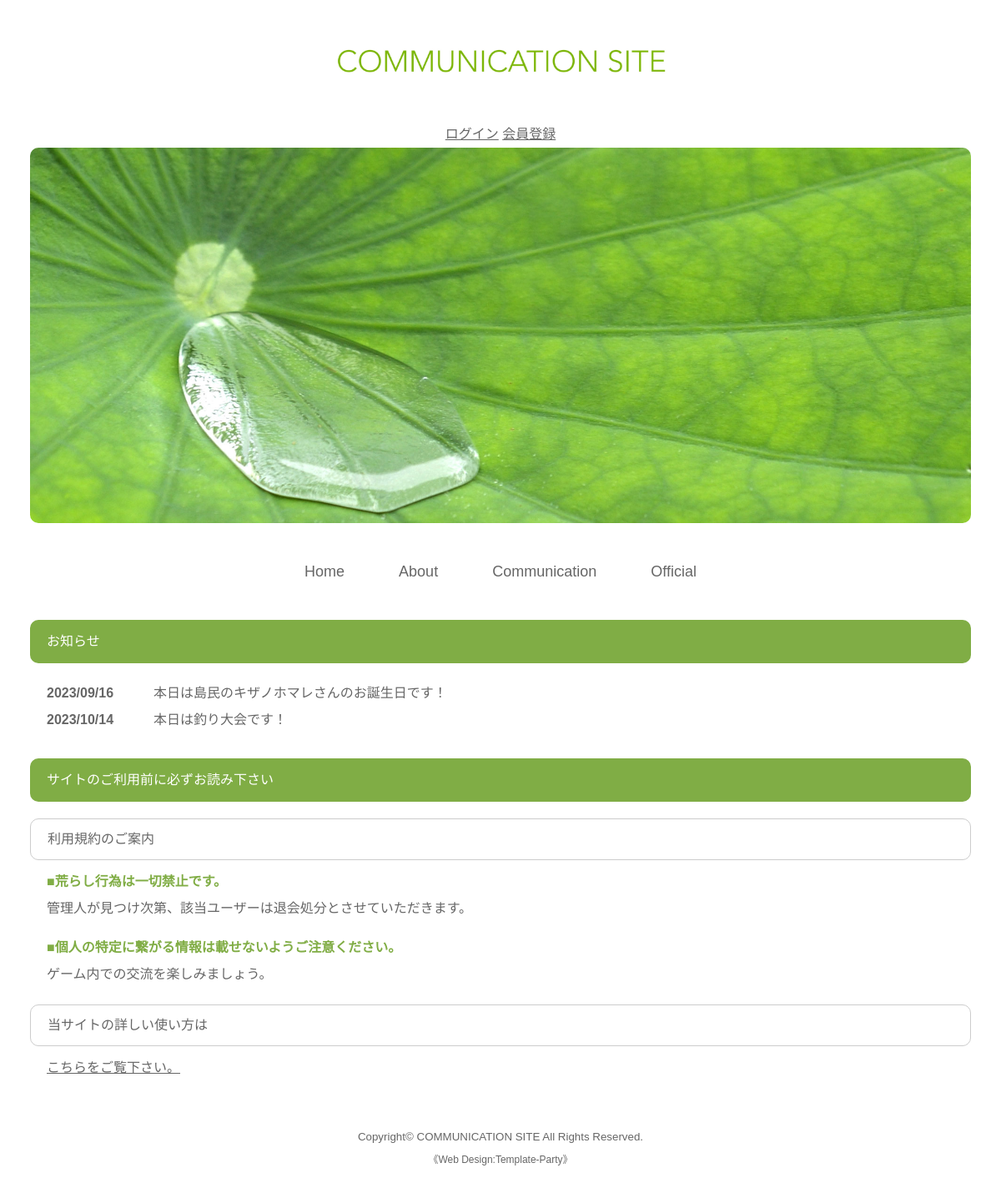
/home/, run on the app's committed database.
### ac/models.py (models this page shows)
class News(models.Model):
    created = models.DateTimeField(default=datetime.now())
    text = models.TextField(max_length=100)

### ac/views.py (the view)
# urls.py: path('home/', views.ListHomeView.as_view(), name='home'),
class ListHomeView(ListView):
    template_name = 'ac/index.html'
    model = News

### ac/templates/ac/index.html (shortened to what this page needs)
{% extends 'base.html' %}
{% load static %}
{% block content %}
<div id="contents">
<section id="new">
<h2>お知らせ</h2>
<dl>
{% for item in object_list %}
<dt>{{ item.created|date:'Y/m/d' }}</dt>
<dd>{{ item.text }}</dd>
{% endfor %}
</dl>
</section>
<section>
<h2>サイトのご利用前に必ずお読み下さい</h2>
<h3>利用規約のご案内</h3>
<p><span class="color1">■<strong>荒らし行為は一切禁止です。</strong></span><br>
管理人が見つけ次第、該当ユーザーは退会処分とさせていただきます。</p>
<p><span class="color1">■<strong>個人の特定に繋がる情報は載せないようご注意ください。</strong></span><br>
ゲーム内での交流を楽しみましょう。</p>
<h3>当サイトの詳しい使い方は</h3>
<p><a href="{% url 'about' %}">こちらをご覧下さい。</a></p>
</section>
</div>
{% endblock content %}

### ac/static/ac/css/style.css (style rules this page uses)
body { margin: 0px; padding: 0px; -webkit-text-size-adjust: none; color: #666; font-family: "ヒラギノ角ゴ Pro W3", "Hiragino Kaku Gothic Pro", "メイリオ", Meiryo, Osaka, "ＭＳ Ｐゴシック", "MS PGothic", sans-serif; font-size: 16px; line-height: 2; background: #fff; }
h1,h2,h3,h4,h5,p,ul,ol,li,dl,dt,dd,form,figure,form,select,input,textarea { margin: 0px;padding: 0px;font-size: 100%;font-weight: normal; }
a { color: #666; transition: 0.3s; }
#contents h2 { clear: both; margin-bottom: 20px; color: #fff; padding: 10px 20px; background: #80ad45; border-radius: 10px; }
#contents h3 { clear: both; margin-bottom: 20px; padding: 8px 20px; background: #fff; border: 1px solid #ccc; border-radius: 10px; }
#contents p { padding: 0px 20px 20px; }
#contents p + p { margin-top: -5px; }
#contents h2 + p, #contents h3 + p { margin-top: -10px; }
#contents section + section { margin-top: 30px; }
#new dl { padding: 0px 20px; margin-bottom: 20px; }
#new dt { font-weight: bold; float: left; width: 8em; }
#new dd { padding-left: 8em; }
.color1 { color: #80ad45; }

### data on the page
News: created "2023/09/16", text "本日は島民のキザノホマレさんのお誕生日です！"
News: created "2023/10/14", text "本日は釣り大会です！"
